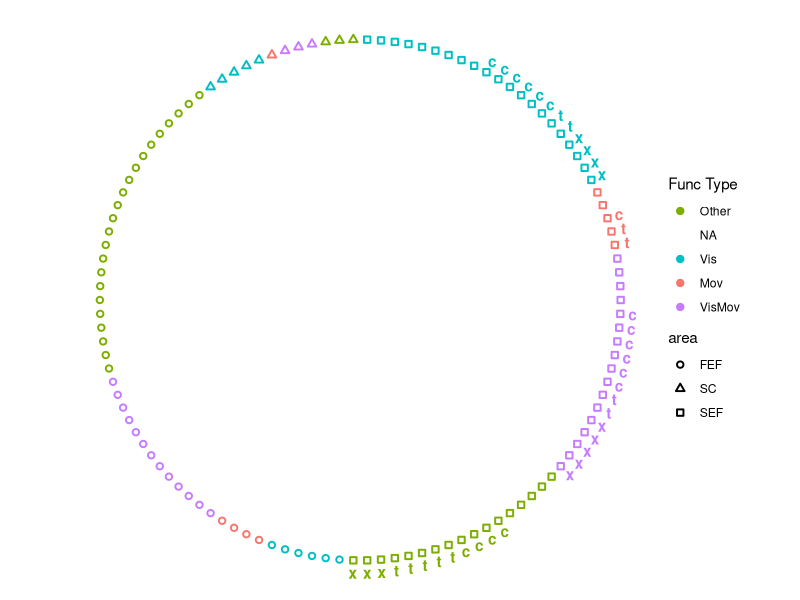

This chart was generated by the following R code: (Note: this script raises an error after producing the figure.)
# Use hierarchical edge bundling plot for inter-areal connections use data
# output from: createPairRelationships.m --> search for "Hierarchical Edge
# Bundling plot in R"
# Use: read.csv('[thomas-jpsth/rcode]/spkCorrVals.csv')
# Use R scripts from examples to munge data and plot

# load_libraries---------------------------------------------------------------
# Libraries
library(tidyverse)
library(stringr)
library(igraph)
library(ggraph)
library(gridExtra)

# anonymous_functions_for_plotting---------------------------------------------
# Functions need o be compiled before they can be used...:-)
# Pick the connections (pairs) to be lotted so we can fine the nodeIds and do the plot 
fx_filter <- function(df,filt) 
{
  df <- df %>% filter( satCondition == filt.satCond & outcome == filt.outcome & epoch == filt.epoch )
  if (!filt.sess == "All"){
    df <- df %>% filter(sess == filt.sess)
  }
  return(df)
}

fx_get_HEB <- function(df,
                       X_area,
                       Y_area,
                       plusRhoFlag,
                       sigFlag,
                       verts)
{
  w <- 0.5
  t <- 0.9
  temp <- df[df$X_area == X_area & df$Y_area == Y_area, ]
  if (plusRhoFlag == TRUE & dim(temp)[1] > 0) {
    temp <- temp[temp$rhoRaw_150ms >= 0, ]
    plusMinusLineType <- "solid"
  } else{
    temp <- temp[temp$rhoRaw_150ms < 0, ]
    plusMinusLineType <- "dotted"
  }

  if (sigFlag == TRUE & dim(temp)[1] > 0) {
    temp <- temp[temp$pvalRaw_150ms <= 0.01, ]
    a <- 0.8
    
  } else{
    temp <- temp[temp$pvalRaw_150ms > 0.01, ]
    a <- 0.2
    
  }

  if (dim(temp)[1] > 0) {
    outHeb <-
      geom_conn_bundle(
          data = get_con(from = match(temp$X_unitNum, verts$name),
          to = match(temp$Y_unitNum, verts$name)),show.legend = FALSE,
        aes(colour = visMovUnitColor),
        #color = "grey25",
        alpha = a,
        width = w,
        tension = t,
        linetype = plusMinusLineType
      )
  } else{
    outHeb <- NULL
  }
}

fx_plotIt <- function(df, filt,  plt_base, verts)
{
  # Use call to: 
  # fx_get_HEB <- function(df,X_area,Y_area,plusRhoFlag,sigFlag,verts)
  # SEF-FEF Plus Rho signif
  plt_plusFefSig <- fx_get_HEB(df, "SEF", "FEF", TRUE, TRUE, verts)
  # SEF-FEF Minus Rho signif 
  plt_minusFefSig <- fx_get_HEB(df, "SEF", "FEF", FALSE, TRUE, verts)
  # SEF-SC Plus Rho signif 
  plt_plusScSig <- fx_get_HEB(df, "SEF", "SC", TRUE, TRUE, verts)
  # SEF-SC Minus Rho signif 
  plt_minusScSig <- fx_get_HEB(df, "SEF", "SC", FALSE, TRUE, verts)

  pltOut <- list()
  # return signif plot
  titleStr <-
    paste(toupper(filt.satCond),
          filt.outcome,
          filt.epoch,
          filt.sess,
          sep = "-")
  pltOut$signif <-
    plt_base  + plt_minusFefSig  + plt_plusFefSig + plt_minusScSig + plt_plusScSig +
    scale_edge_color_identity(guide = "none") +
    ggtitle(titleStr, "___ p<=0.01")

  return(pltOut)
  
}

# Read_spkCorr_vals_and_createEdges--------------------------------------------
# read into a tibble type, suppress column type output
spkCorr<-read_csv('spkCorrVals.csv',col_types = cols())

# > colnames(spkCorr)
# [1] "Pair_UID"        "X_unitNum"       "Y_unitNum"       "X_area"          "Y_area"          "XY_Dist"         "condition"       "alignedName"     "rhoRaw_50ms"    
# [10] "pvalRaw_50ms"    "rhoRaw_150ms"    "pvalRaw_150ms"   "rhoRaw_200ms"    "pvalRaw_200ms"   "X_visGrade"      "X_visType"       "X_moveGrade"     "X_errGrade"     
# [19] "X_rewGrade"      "X_poorIso"       "Y_visGrade"      "Y_visType"       "Y_moveGrade"     "Y_errGrade"      "Y_rewGrade"      "Y_poorIso"       "monkey"         
# [28] "sessNum"         "sess"            "outcome"         "satCondition"    "epoch"           "sameAreaPair"    "sameChannelPair" "pairCount"       "signifPlusRho"  
# [37] "signifMinusRho"  "nonSignifRho"   
# > 
# remove columns
removeCols <- c("Pair_UID", "condition", "alignedName", 
                "rhoRaw_50ms", "pvalRaw_50ms","rhoRaw_200ms", 
                "pvalRaw_200ms","sameAreaPair","sameChannelPair", "pairCount")
spkCorr <- spkCorr[ , !(colnames(spkCorr) %in% removeCols)]

# convert unitNums, sessNum to character type
numericCols <- c("X_unitNum","Y_unitNum","sessNum")
spkCorr[numericCols] <- sapply(spkCorr[numericCols], as.character)
# Find all X_ and Y_ colnames to use and remove the X_ prefix
unitColNames <- names(spkCorr)[str_detect(names(spkCorr), pattern = "X_.*")];
unitColNames <- gsub("X_","", unitColNames)
# Create allUnitNodes: get X_units
xUnits <- unique(spkCorr[,paste("X_", unitColNames, sep = "")])
# Create allUnitNodes: get X_units
yUnits <- unique(spkCorr[,paste("Y_", unitColNames, sep = "")])
# Create allUnitNodes: change column names to be same for xUnits and yUnits
colnames(xUnits) <- unitColNames
colnames(yUnits) <- unitColNames
# Create allUnitNodes: append xUnits and yUnits into a single table and get unique units 
allUnitNodes <- unique(rbind(xUnits,yUnits))
# Create allUnitNodes: Add "from" area "to" unitNum columns and polulate  
allUnitNodes[,c("from","to")] <- c(allUnitNodes[,c("area",'unitNum')])
# Create all nodes: Brain areas
brainAreas <- as_tibble(data.frame(from="brain", to=c("SEF","FEF","SC")))
# Create all nodes: add other columns
brainAreas[,unitColNames] <- NA
# Create edges
allEdges <- rbind(brainAreas,allUnitNodes)
# Create_functionalType_and_custom_sort_order----------------------------------
# Add column for vis,move,vismov types: sorting, node-color
allEdges$visMovType <- "Other"
allEdges$visMovType[abs(allEdges$visGrade) >= 2] <- "Vis"
allEdges$visMovType[abs(allEdges$moveGrade) >= 2] <- "Mov"
allEdges$visMovType[abs(allEdges$visGrade) >= 2 & abs(allEdges$moveGrade) >= 2] <- "VisMov"
# Add column for errorGarde, rewardGrade: sorting, node-shape
allEdges$errorRewardType <- "NA"
allEdges$errorRewardType[abs(allEdges$errGrade) >= 2] <- "Error"
allEdges$errorRewardType[abs(allEdges$rewGrade) >= 2] <- "Reward"
allEdges$errorRewardType[abs(allEdges$errGrade) >= 2 & abs(allEdges$rewGrade) >= 2] <- "Error & Reward"
# Add column for custom sorting and colors for visMovType column
allEdges$sortVisMov <- 0
allEdges$sortVisMov[allEdges$visMovType == "Vis"] <- 1
allEdges$sortVisMov[allEdges$visMovType == "Mov"] <- 2
allEdges$sortVisMov[allEdges$visMovType == "VisMov"] <- 3
allEdges$sortVisMov[allEdges$visMovType == "Other"] <- 4
# <chr>   <chr>      
# 1 #00BFC4 Vis        
# 2 #F8766D Mov        
# 3 #C77CFF VisMov     
# 4 #7CAE00 Other
allEdges$visMovUnitColor <- "grey50"
allEdges$visMovUnitColor[allEdges$visMovType == "Vis"] <- "#00BFC4"
allEdges$visMovUnitColor[allEdges$visMovType == "Mov"] <- "#F8766D"
allEdges$visMovUnitColor[allEdges$visMovType == "VisMov"] <- "#C77CFF"
allEdges$visMovUnitColor[allEdges$visMovType == "Other"] <- "#7CAE00"

# Add column for custom sorting for errorRewardType column
# see: http://sape.inf.usi.ch/quick-reference/ggplot2/shape
allEdges$errorRewardTxt <- ""
allEdges$errorRewardTxt[allEdges$errorRewardType == "Error"] <- "c" #  choice error
allEdges$errorRewardTxt[allEdges$errorRewardType == "Reward"] <- "t" #  timing error
allEdges$errorRewardTxt[allEdges$errorRewardType == "Error & Reward"] <- "x" # both
# Add column for custom sorting for area column (from: column brain, SEF,FEF,SC)
allEdges$sortArea <- NA
allEdges$sortArea[allEdges$area == "SEF"] <- 0 # open square
allEdges$sortArea[allEdges$area == "FEF"] <- 1 # open circle
allEdges$sortArea[allEdges$area == "SC"] <- 2 # open triangle
# Sort allEdges
sortedEdges <- allEdges %>% group_by(sortArea,sortVisMov,errorRewardTxt)
#sortedEdges <- sortedEdges %>% arrange(sortArea,sortVisMov,visType,visGrade,moveGrade,sortErrorReward,as.numeric(unitNum),errGrade,rewGrade)
sortedEdges <- sortedEdges %>% arrange(sortArea,sortVisMov,errorRewardTxt,as.numeric(unitNum))

# Create_vertices_of_nodes_and_plot--------------------------------------------
# create a vertices data.frame. One line per object of our edges, giving features of nodes.
vertices <- as_tibble(data.frame(name = unique(c(as.character(sortedEdges$from), as.character(sortedEdges$to)) ) ))
# Let's add a column with the group of each name. It will be useful later to color points
idx <- match( vertices$name, sortedEdges$to )
vertices$area  <-  sortedEdges$area[idx]
vertices$visMovType  <-  sortedEdges$visMovType[idx]
vertices$visMovUnitColor  <-  sortedEdges$visMovUnitColor[idx]
vertices$errorRewardType  <-  sortedEdges$errorRewardType[ idx ]
vertices$errorRewardTxt  <-  sortedEdges$errorRewardTxt[ idx ]
vertices$errorRewardTxtColor <- vertices$visMovUnitColor

# Create a graph object with the igraph library
mygraph <- graph_from_data_frame( sortedEdges, vertices=vertices )
# This is a network object, you visualize it as a network like shown in the network section!
plt<-ggraph(mygraph, layout = 'dendrogram', circular = TRUE) + 
  scale_shape_discrete(solid = FALSE) +
  geom_node_point(aes(filter = leaf, x = x*1.05, y=y*1.05, shape=area,
                      colour=visMovUnitColor), stroke = 1) +
  scale_color_identity(
    "Func Type",
    labels = vertices$visMovType,
    breaks = vertices$visMovUnitColor,
    guide = "legend"
  ) +
  #Change fontface. Allowed values : 1(normal),# 2(bold), 3(italic), 4(bold.italic)
  geom_text(aes(x = x*1.1, y=y*1.1,label=errorRewardTxt,colour=errorRewardTxtColor),
           fontface=2, show.legend = FALSE,) +
  coord_equal() +
  theme_void()
plt

# plot_for_all_sessions-----------------------
outcomes <- c("Correct", "ErrorChoice", "ErrorTiming")
sessNames <- c("All",unique(spkCorr$sess))
oPath = "../dataProcessed/analysis/spkCorr/networkPlotsZZZ"

for (sess in sessNames)
{
  filt.sess <- sess
  for (outcome in outcomes)
  {
    filt.outcome <- outcome
    filt.epoch <- "PostSaccade"
    outFilename <- paste(filt.outcome, filt.epoch, filt.sess, sep = "_")
    outFilename <- paste(outFilename, ".pdf", sep = "")
    
    # get plots for Fast
    filt.satCond <- "Fast"
    pltFast <-
      fx_plotIt(fx_filter(spkCorr, filt), filt, plt, vertices)
    # get plots for Accurate
    filt.satCond <- "Accurate"
    pltAccu <-
      fx_plotIt(fx_filter(spkCorr, filt), filt, plt, vertices)
    
    # return a grob...
    ZZ <- arrangeGrob(
      grobs = c(pltFast, pltAccu),
      nrow = 2,
      ncol = 1
    )
    # to view on console
    # grid.arrange(ZZ)
    # save to pdf file
    ggsave(
      outFilename,
      path = oPath,
      ZZ,
      width = 8,
      height = 10,
      units = "in"
    )
  }
}
# other_info-------
# Linetypes:
#lt=c("blank", "solid", "dashed", "dotted", "dotdash", "longdash", "twodash", "1F", "F1", "4C88C488", "12345678")
